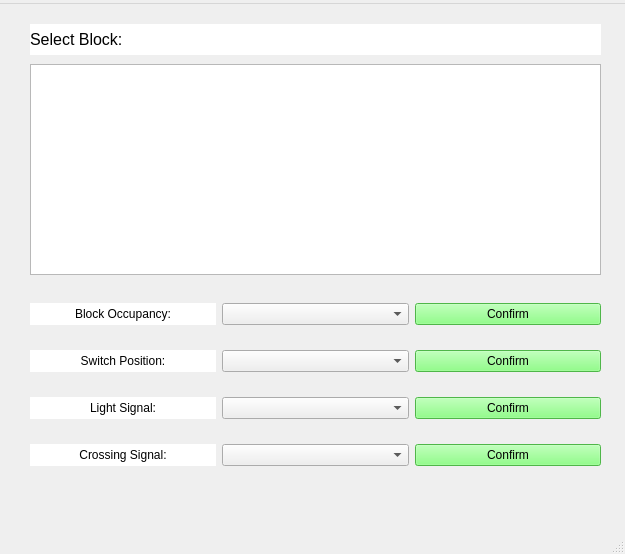
<?xml version="1.0" encoding="UTF-8"?>
<ui version="4.0">
 <author>Connor Murray</author>
 <class>MainWindow</class>
 <widget class="QMainWindow" name="MainWindow">
  <property name="geometry">
   <rect>
    <x>0</x>
    <y>0</y>
    <width>625</width>
    <height>554</height>
   </rect>
  </property>
  <property name="windowTitle">
   <string>MainWindow</string>
  </property>
  <widget class="QWidget" name="centralwidget">
   <widget class="QWidget" name="layoutWidget">
    <property name="geometry">
     <rect>
      <x>30</x>
      <y>280</y>
      <width>571</width>
      <height>205</height>
     </rect>
    </property>
    <layout class="QGridLayout" name="gridLayout_2">
     <item row="1" column="2">
      <widget class="QPushButton" name="switch_position_confirm_button">
       <property name="styleSheet">
        <string notr="true">background-color: rgb(110, 255, 102);</string>
       </property>
       <property name="text">
        <string>Confirm</string>
       </property>
      </widget>
     </item>
     <item row="3" column="2">
      <widget class="QPushButton" name="crossing_signal_confirm_button">
       <property name="styleSheet">
        <string notr="true">background-color: rgb(110, 255, 102);</string>
       </property>
       <property name="text">
        <string>Confirm</string>
       </property>
      </widget>
     </item>
     <item row="2" column="2">
      <widget class="QPushButton" name="light_signal_confirm_button">
       <property name="styleSheet">
        <string notr="true">background-color: rgb(110, 255, 102);</string>
       </property>
       <property name="text">
        <string>Confirm</string>
       </property>
      </widget>
     </item>
     <item row="0" column="0">
      <widget class="QLabel" name="block_occupancy_label">
       <property name="styleSheet">
        <string notr="true">background-color: rgb(255, 255, 255);</string>
       </property>
       <property name="text">
        <string>Block Occupancy:</string>
       </property>
       <property name="alignment">
        <set>Qt::AlignCenter</set>
       </property>
      </widget>
     </item>
     <item row="3" column="1">
      <widget class="QComboBox" name="crossing_signal_combo_box">
       <property name="placeholderText">
        <string>Select Value Here</string>
       </property>
       <item>
        <property name="text">
         <string>Inactive</string>
        </property>
       </item>
       <item>
        <property name="text">
         <string>Active</string>
        </property>
       </item>
      </widget>
     </item>
     <item row="2" column="0">
      <widget class="QLabel" name="light_signal_label">
       <property name="styleSheet">
        <string notr="true">background-color: rgb(255, 255, 255);</string>
       </property>
       <property name="text">
        <string>Light Signal:</string>
       </property>
       <property name="alignment">
        <set>Qt::AlignCenter</set>
       </property>
      </widget>
     </item>
     <item row="2" column="1">
      <widget class="QComboBox" name="light_signal_combo_box">
       <property name="placeholderText">
        <string>Select Value Here</string>
       </property>
       <item>
        <property name="text">
         <string>Red</string>
        </property>
       </item>
       <item>
        <property name="text">
         <string>Green</string>
        </property>
       </item>
      </widget>
     </item>
     <item row="3" column="0">
      <widget class="QLabel" name="crossing_signal_label">
       <property name="styleSheet">
        <string notr="true">background-color: rgb(255, 255, 255);</string>
       </property>
       <property name="text">
        <string>Crossing Signal:</string>
       </property>
       <property name="alignment">
        <set>Qt::AlignCenter</set>
       </property>
      </widget>
     </item>
     <item row="1" column="0">
      <widget class="QLabel" name="switch_position_label">
       <property name="styleSheet">
        <string notr="true">background-color: rgb(255, 255, 255);</string>
       </property>
       <property name="text">
        <string>Switch Position:</string>
       </property>
       <property name="alignment">
        <set>Qt::AlignCenter</set>
       </property>
      </widget>
     </item>
     <item row="0" column="2">
      <widget class="QPushButton" name="block_occupancy_confirm_button">
       <property name="styleSheet">
        <string notr="true">background-color: rgb(110, 255, 102);</string>
       </property>
       <property name="text">
        <string>Confirm</string>
       </property>
      </widget>
     </item>
     <item row="0" column="1">
      <widget class="QComboBox" name="block_occupancy_combo_box">
       <property name="placeholderText">
        <string>Select Value Here</string>
       </property>
       <item>
        <property name="text">
         <string>Unoccupied</string>
        </property>
       </item>
       <item>
        <property name="text">
         <string>Occupied</string>
        </property>
       </item>
       <item>
        <property name="text">
         <string>Maintenance</string>
        </property>
       </item>
      </widget>
     </item>
     <item row="1" column="1">
      <widget class="QComboBox" name="switch_position_combo_box">
       <property name="placeholderText">
        <string>Select Value Here</string>
       </property>
      </widget>
     </item>
    </layout>
   </widget>
   <widget class="QListWidget" name="select_block_list">
    <property name="geometry">
     <rect>
      <x>30</x>
      <y>60</y>
      <width>571</width>
      <height>211</height>
     </rect>
    </property>
    <property name="verticalScrollBarPolicy">
     <enum>Qt::ScrollBarAsNeeded</enum>
    </property>
   </widget>
   <widget class="QLabel" name="select_block_label">
    <property name="geometry">
     <rect>
      <x>30</x>
      <y>20</y>
      <width>571</width>
      <height>31</height>
     </rect>
    </property>
    <property name="font">
     <font>
      <pointsize>12</pointsize>
     </font>
    </property>
    <property name="styleSheet">
     <string notr="true">background-color: rgb(255, 255, 255);
border-color: rgb(0, 0, 0);</string>
    </property>
    <property name="text">
     <string>Select Block:</string>
    </property>
   </widget>
  </widget>
  <widget class="QMenuBar" name="menu_bar">
   <property name="geometry">
    <rect>
     <x>0</x>
     <y>0</y>
     <width>625</width>
     <height>26</height>
    </rect>
   </property>
   <widget class="QMenu" name="menu_Blue_Line_Controller_1">
    <property name="title">
     <string/>
    </property>
   </widget>
   <addaction name="menu_Blue_Line_Controller_1"/>
  </widget>
  <widget class="QStatusBar" name="status_bar"/>
 </widget>
 <resources/>
 <connections/>
</ui>
